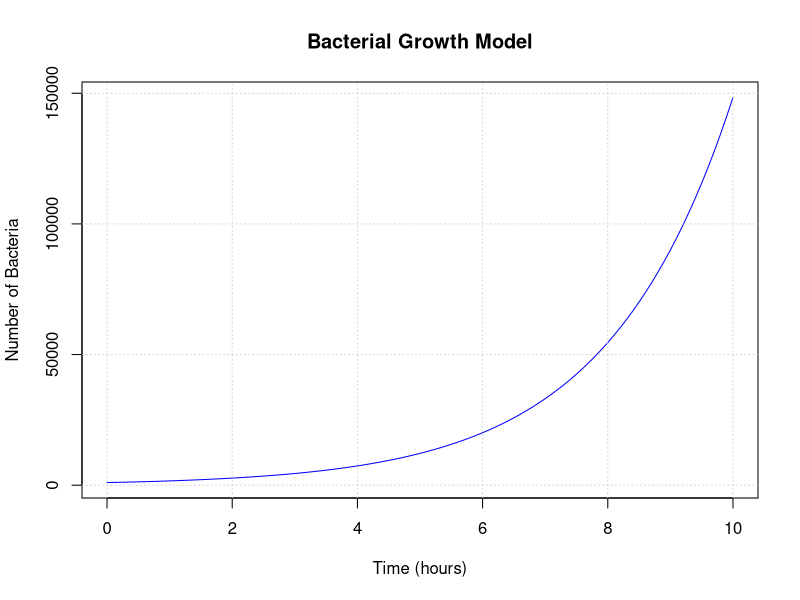
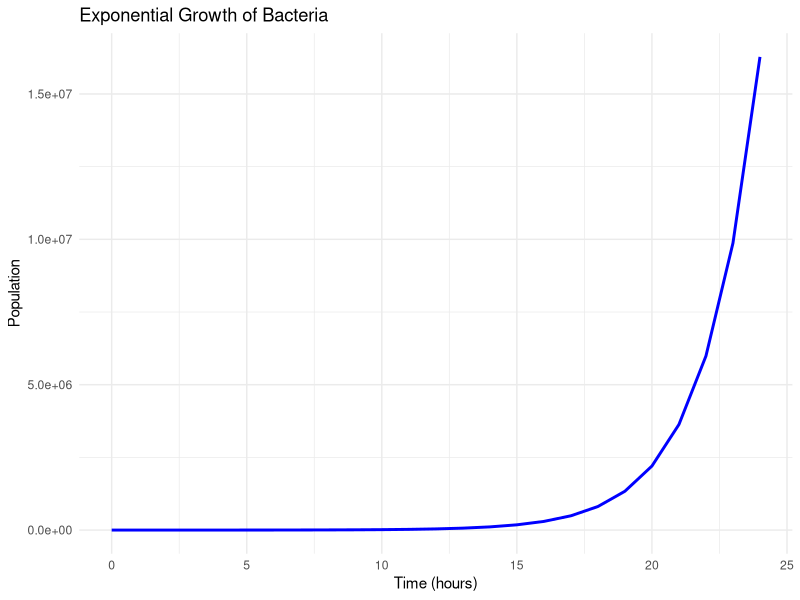

Write R code to recreate these figures, in order.
# Bacterial Growth Model

# Claude

# R Implementation
install.packages("deSolve")
library(deSolve)

# Define the growth model
bacterial_growth <- function(t, state, parameters) {
  with(as.list(c(state, parameters)), {
    dN <- r * N  # dN/dt = r*N
    list(dN)
  })
}

# Set parameters
parameters <- c(r = 0.5)  # growth rate per hour
state <- c(N = 1000)      # initial population
times <- seq(0, 10, by = 0.1)

# Solve ODE
out <- ode(y = state, 
           times = times, 
           func = bacterial_growth, 
           parms = parameters)

# Convert to data frame
result_df <- as.data.frame(out)

# Create plot
plot(result_df$time, result_df$N,
     type = "l",
     col = "blue",
     xlab = "Time (hours)",
     ylab = "Number of Bacteria",
     main = "Bacterial Growth Model")
grid()

# Calculate doubling time
doubling_time <- log(2) / parameters["r"]
print(paste("Population doubling time:", round(doubling_time, 2), "hours"))

# ChatGPT

# Simulating Exponential Growth (Bacterial Growth Model)

# Load necessary library
library(ggplot2)

# Function to simulate exponential growth
simulate_growth <- function(N0, r, t_max) {
  # Time sequence
  time <- seq(0, t_max, by = 1)
  
  # Calculate population at each time point
  population <- N0 * exp(r * time)
  
  # Create a data frame for plotting
  data <- data.frame(Time = time, Population = population)
  
  # Plot the results
  ggplot(data, aes(x = Time, y = Population)) +
    geom_line(color = "blue", linewidth = 1) +
    labs(title = "Exponential Growth of Bacteria",
         x = "Time (hours)",
         y = "Population") +
    theme_minimal()
}

# Example usage
simulate_growth(N0 = 100, r = 0.5, t_max = 24)

# Gemini
